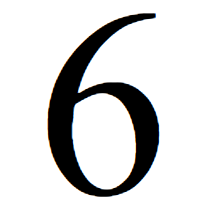
#> input picture 6.png, 210 x 210 px
$ python image_example.py   (older library calls are emulated)
#> lines starting #> are read from the running program, lines starting #| are printed output that depends on the picture; long printed decimals are rounded
#> in load_image, returned value is the input picture: PIL image 210x210 RGBA; mean R, G, B, A 213.5, 213.5, 213.5, 255
### image_processing.py
from matplotlib.pyplot import imshow
from PIL import Image
import numpy as np

def downsize(img):
    return img.resize((28, 28), Image.ANTIALIAS)
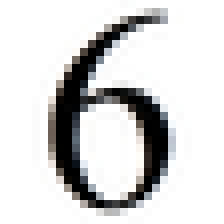
#> returned value: PIL image 28x28 RGBA (shown 8 times larger); mean R, G, B, A 212.9, 212.9, 212.9, 255

def get_HR(img):
    """Dark pixels in left half / Dark pixels in right half."""
    left_total, right_total = 0, 0
    width, height = img.size
#> width = 28; height = 28

    for x in range(width):
        for y in range(height):
            r, g, b, a = img.getpixel((x, y))
            brightness = (r + g + b) / 3
            if x < (width / 2):
                left_total += 1 - (brightness / 255)
            else:
                right_total += 1 - (brightness / 255)
#> after the loop, left_total = 73.21; right_total = 56.15

    return left_total / right_total

def get_VR(img):
    """Dark pixels in top half / Dark pixels in bottom half."""
    top_total, bottom_total = 0, 0
#> top_total = 0; bottom_total = 0
    width, height = img.size
#> width = 28; height = 28

    for x in range(width):
        for y in range(height):
            r, g, b, a = img.getpixel((x, y))
            brightness = (r + g + b) / 3
            if y < (height / 2):
                bottom_total += 1 - (brightness / 255)
            else:
                top_total += 1 - (brightness / 255)
#> after the loop, bottom_total = 56.72; top_total = 72.64

    return bottom_total / top_total

def load_image(path):
    return Image.open(path)

def full_process(img):
    """Features HR, VR as a numpy array."""
    img = downsize(img)
    features = np.array([get_HR(img), get_VR(img)])
#> features = [1.3, 0.781]
    return features / np.linalg.norm(features)

def test_downsize(img_str):
    downsized_image = downsize(Image.open(img_str))
    imshow(np.asarray(downsized_image))

def test_HR(img_str):
    downsized_image = downsize(Image.open(img_str))
    print(get_HR(downsized_image))

def test_VR(img_str):
    downsized_image = downsize(Image.open(img_str))
    print(get_VR(downsized_image))

### image_example.py
from image_processing import *

path = "6.png"
img = load_image(path)
print("Features (HR, VR) for", path, full_process(img))
#| Features (HR, VR) for 6.png [0.8579 0.5137]

$ run again, with 9.png copied over 6.png
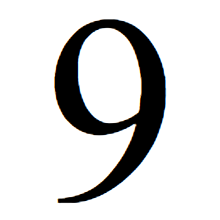
#> input picture 9.png, 220 x 220 px
#> in load_image, returned value is the input picture: PIL image 220x220 RGBA; mean R, G, B, A 216.9, 216.9, 216.9, 255
#> in downsize, `return img.resize((28, 28), Image.ANTIALIAS)`:
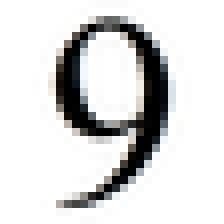
#> returned value: PIL image 28x28 RGBA (shown 8 times larger); mean R, G, B, A 216.4, 216.4, 216.4, 255
#> after the loop in get_HR, `for x in range(width):`: left_total = 52.47; right_total = 66.27
#> in get_VR, `top_total, bottom_total = 0, 0`: top_total = 0
#> after the loop in get_VR, `for x in range(width):`: bottom_total = 66.17; top_total = 52.57
#> features = [0.792, 1.26]
#| Features (HR, VR) for 6.png [0.5324 0.8465]
